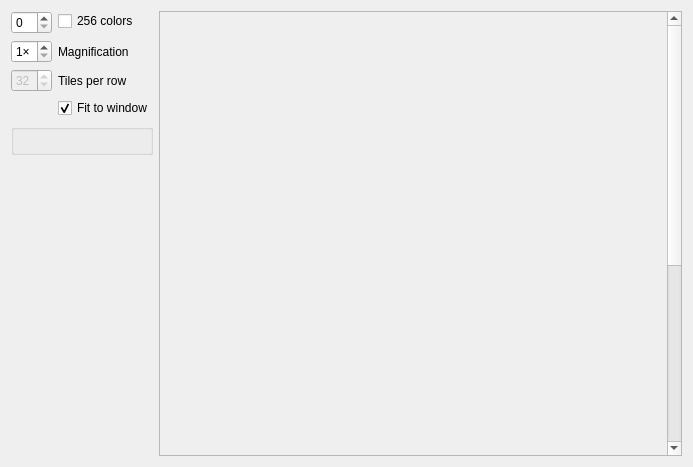
<?xml version="1.0" encoding="UTF-8"?>
<ui version="4.0">
 <class>TileView</class>
 <widget class="QWidget" name="TileView">
  <property name="geometry">
   <rect>
    <x>0</x>
    <y>0</y>
    <width>693</width>
    <height>467</height>
   </rect>
  </property>
  <property name="windowTitle">
   <string>Tiles</string>
  </property>
  <layout class="QGridLayout" name="gridLayout" columnstretch="0,1">
   <item row="0" column="1" rowspan="4">
    <widget class="QScrollArea" name="scrollArea">
     <property name="sizePolicy">
      <sizepolicy hsizetype="Minimum" vsizetype="Expanding">
       <horstretch>0</horstretch>
       <verstretch>0</verstretch>
      </sizepolicy>
     </property>
     <property name="widgetResizable">
      <bool>true</bool>
     </property>
     <property name="alignment">
      <set>Qt::AlignLeading|Qt::AlignLeft|Qt::AlignTop</set>
     </property>
     <widget class="QWidget" name="scrollAreaWidgetContents">
      <property name="geometry">
       <rect>
        <x>0</x>
        <y>0</y>
        <width>405</width>
        <height>768</height>
       </rect>
      </property>
      <property name="sizePolicy">
       <sizepolicy hsizetype="Preferred" vsizetype="Maximum">
        <horstretch>0</horstretch>
        <verstretch>0</verstretch>
       </sizepolicy>
      </property>
      <layout class="QVBoxLayout" name="verticalLayout">
       <property name="spacing">
        <number>0</number>
       </property>
       <property name="leftMargin">
        <number>0</number>
       </property>
       <property name="topMargin">
        <number>0</number>
       </property>
       <property name="rightMargin">
        <number>0</number>
       </property>
       <property name="bottomMargin">
        <number>0</number>
       </property>
       <item>
        <widget class="QGBA::TilePainter" name="tiles" native="true">
         <property name="sizePolicy">
          <sizepolicy hsizetype="MinimumExpanding" vsizetype="Fixed">
           <horstretch>0</horstretch>
           <verstretch>0</verstretch>
          </sizepolicy>
         </property>
         <property name="minimumSize">
          <size>
           <width>256</width>
           <height>768</height>
          </size>
         </property>
        </widget>
       </item>
      </layout>
     </widget>
    </widget>
   </item>
   <item row="3" column="0">
    <spacer name="verticalSpacer">
     <property name="orientation">
      <enum>Qt::Vertical</enum>
     </property>
     <property name="sizeHint" stdset="0">
      <size>
       <width>0</width>
       <height>0</height>
      </size>
     </property>
    </spacer>
   </item>
   <item row="1" column="0">
    <widget class="QGBA::AssetTile" name="tile"/>
   </item>
   <item row="0" column="0">
    <layout class="QFormLayout" name="formLayout">
     <item row="0" column="0">
      <widget class="QSpinBox" name="paletteId">
       <property name="maximum">
        <number>15</number>
       </property>
      </widget>
     </item>
     <item row="0" column="1">
      <widget class="QCheckBox" name="palette256">
       <property name="text">
        <string>256 colors</string>
       </property>
      </widget>
     </item>
     <item row="1" column="0">
      <widget class="QSpinBox" name="magnification">
       <property name="sizePolicy">
        <sizepolicy hsizetype="Fixed" vsizetype="Fixed">
         <horstretch>0</horstretch>
         <verstretch>0</verstretch>
        </sizepolicy>
       </property>
       <property name="suffix">
        <string>×</string>
       </property>
       <property name="minimum">
        <number>1</number>
       </property>
       <property name="maximum">
        <number>8</number>
       </property>
      </widget>
     </item>
     <item row="1" column="1">
      <widget class="QLabel" name="label_2">
       <property name="text">
        <string>Magnification</string>
       </property>
      </widget>
     </item>
     <item row="2" column="0">
      <widget class="QSpinBox" name="tilesPerRow">
       <property name="enabled">
        <bool>false</bool>
       </property>
       <property name="minimum">
        <number>1</number>
       </property>
       <property name="maximum">
        <number>64</number>
       </property>
       <property name="value">
        <number>32</number>
       </property>
      </widget>
     </item>
     <item row="2" column="1">
      <widget class="QLabel" name="label">
       <property name="text">
        <string>Tiles per row</string>
       </property>
      </widget>
     </item>
     <item row="3" column="1">
      <widget class="QCheckBox" name="tileFit">
       <property name="text">
        <string>Fit to window</string>
       </property>
       <property name="checked">
        <bool>true</bool>
       </property>
      </widget>
     </item>
    </layout>
   </item>
  </layout>
 </widget>
 <customwidgets>
  <customwidget>
   <class>QGBA::TilePainter</class>
   <extends>QWidget</extends>
   <header>TilePainter.h</header>
   <container>1</container>
   <slots>
    <slot>setTileMagnification(int)</slot>
   </slots>
  </customwidget>
  <customwidget>
   <class>QGBA::AssetTile</class>
   <extends>QGroupBox</extends>
   <header>AssetTile.h</header>
   <container>1</container>
  </customwidget>
 </customwidgets>
 <resources/>
 <connections>
  <connection>
   <sender>tileFit</sender>
   <signal>toggled(bool)</signal>
   <receiver>tilesPerRow</receiver>
   <slot>setDisabled(bool)</slot>
   <hints>
    <hint type="sourcelabel">
     <x>162</x>
     <y>180</y>
    </hint>
    <hint type="destinationlabel">
     <x>39</x>
     <y>133</y>
    </hint>
   </hints>
  </connection>
  <connection>
   <sender>magnification</sender>
   <signal>valueChanged(int)</signal>
   <receiver>tiles</receiver>
   <slot>setTileMagnification(int)</slot>
   <hints>
    <hint type="sourcelabel">
     <x>39</x>
     <y>81</y>
    </hint>
    <hint type="destinationlabel">
     <x>462</x>
     <y>391</y>
    </hint>
   </hints>
  </connection>
  <connection>
   <sender>palette256</sender>
   <signal>toggled(bool)</signal>
   <receiver>paletteId</receiver>
   <slot>setDisabled(bool)</slot>
   <hints>
    <hint type="sourcelabel">
     <x>148</x>
     <y>24</y>
    </hint>
    <hint type="destinationlabel">
     <x>39</x>
     <y>29</y>
    </hint>
   </hints>
  </connection>
 </connections>
</ui>
